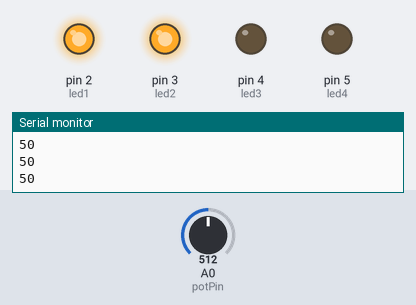
Simulated run of this sketch. Board: Arduino Uno, built with avr-gcc and run on an emulated ATmega328P. On the bench: output pins drawn as LEDs (lit = HIGH), the last lines printed to the serial monitor. Dashed ring = blinking. The inputs (shaded band) are chosen by the test bench; at power-on: A0 (potPin) = 512.

Above: at 1.2 s.
1.3 s: A0 (potPin) set to 539
At 2.5 s:
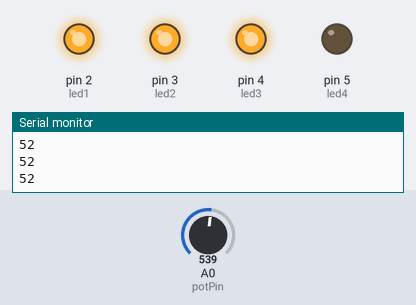
2.8 s: A0 (potPin) set to 761
4.3 s: A0 (potPin) set to 792
At 4.92 s:
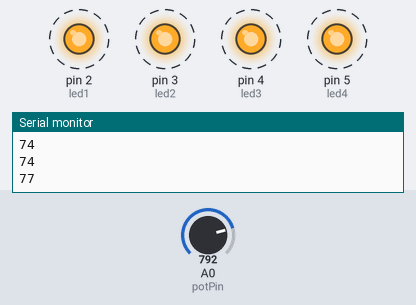
7.3 s: A0 (potPin) set to 122
At 8.2 s:
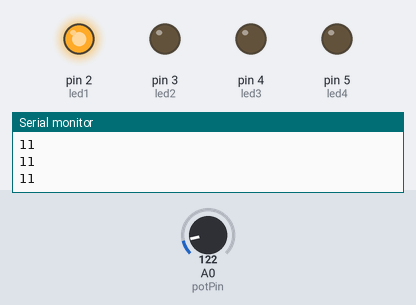
8.8 s: A0 (potPin) set to 258
10.3 s: A0 (potPin) set to 274
At 10.6 s:
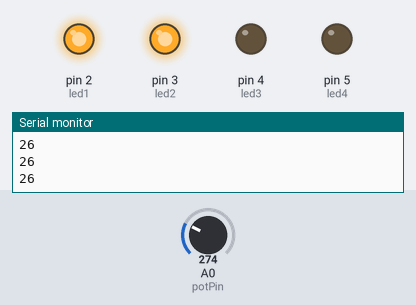
Timing chart, 0 to 12.8 s (numbered marks = the images above; inputs shaded):
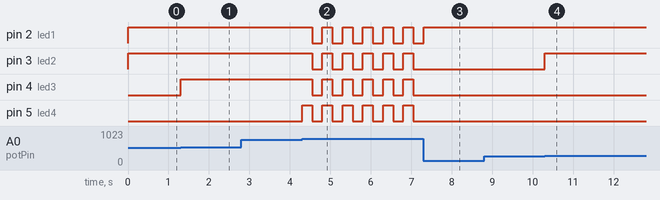

Measured:
- the behaviour switches between 521 and 522 on A0 (potPin) (found by bisection; images 0 and 1)
- the behaviour switches between 777 and 778 on A0 (potPin) (found by bisection; images 1 and 2)
- the behaviour switches between 265 and 266 on A0 (potPin) (found by bisection; images 3 and 4)
- after the input at 1.3 s, pin 4 (led3): LOW → HIGH at once
- after the input at 4.3 s, pin 2 (led1), pin 3 (led2), pin 4 (led3): alternates HIGH for 0.25 s and LOW for 0.25 s, starting after 0.25 s; pin 5 (led4): alternates HIGH for 0.25 s and LOW for 0.25 s, starting at once
- after the input at 7.3 s, pin 2 (led1): goes on until 7.3 s, then stays HIGH; pin 3 (led2), pin 4 (led3), pin 5 (led4): stops changing and stays LOW
- after the input at 10.3 s, pin 3 (led2): LOW → HIGH at once

The sketch:

exam_c_pot_4_leds.ino
```cpp
int potPin = A0;
 int led1 = 2;
 int led2 = 3;
 int led3 = 4;
 int led4 = 5;

void setup() {
  pinMode(led1, OUTPUT);
  pinMode(led2, OUTPUT);
  pinMode(led3, OUTPUT);
  pinMode(led4, OUTPUT);
  Serial.begin(9600);
}

void loop() {
  int potValue = analogRead(potPin);
  int ledDelay = 250;

  int percentage = map(potValue, 0, 1023, 0, 100);

  if (percentage <= 25) {
    digitalWrite(led1, HIGH);
    digitalWrite(led2, LOW);
    digitalWrite(led3, LOW);
    digitalWrite(led4, LOW);
  } else if (percentage <= 50) {
    digitalWrite(led1, HIGH);
    digitalWrite(led2, HIGH);
    digitalWrite(led3, LOW);
    digitalWrite(led4, LOW);
  } else if (percentage <= 75) {
    digitalWrite(led1, HIGH);
    digitalWrite(led2, HIGH);
    digitalWrite(led3, HIGH);
    digitalWrite(led4, LOW);
  } else {
    // Blink all LEDs
    digitalWrite(led1, HIGH);
    digitalWrite(led2, HIGH);
    digitalWrite(led3, HIGH);
    digitalWrite(led4, HIGH);
    delay(ledDelay);
    digitalWrite(led1, LOW);
    digitalWrite(led2, LOW);
    digitalWrite(led3, LOW);
    digitalWrite(led4, LOW);
    delay(ledDelay);
  }

  // Print the percentage value for debugging
  Serial.println(percentage);
}
```
